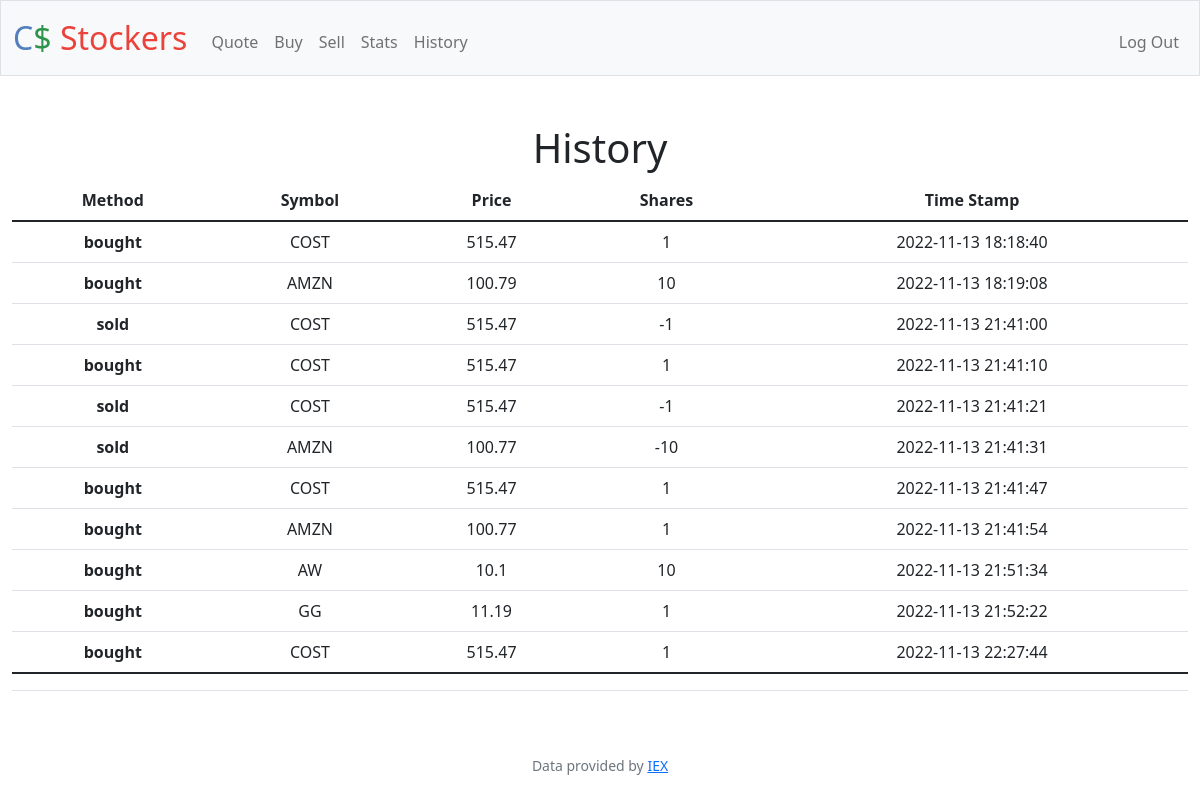
Page /history (signed in) on the committed database.
### tables this page shows
CREATE TABLE "transactions" (
	"id"	INTEGER NOT NULL,
	"user_id"	NUMERIC,
	"symbol"	TEXT,
	"shares"	INTEGER,
	"price"	REAL,
	"date"	DATETIME,
	"sum"	INTEGER,
	PRIMARY KEY("id" AUTOINCREMENT)
);

### app.py (the view)
@app.route("/history")
@login_required
def history():
    user_id = session["user_id"]
    transactions_db = db.execute("SELECT * FROM transactions WHERE user_id = ?", user_id)
    data = []
    for row in transactions_db:
        shares = int(row["shares"])
        if shares < 0:
            method = "sold"
        else:
            method = "bought"
        data.append({"method": method, "symbol": row["symbol"], "price": row["price"],
                    "shares": row["shares"], "time": row["date"]})
    return render_template("history.html", data=data)

### app.py (called while the page is built)
@app.after_request
def after_request(response):
    response.headers["Cache-Control"] = "no-cache, no-store, must-revalidate"
    response.headers["Expires"] = 0
    response.headers["Pragma"] = "no-cache"
    return response

### helpers.py (called while the page is built)
def login_required(f):
    @wraps(f)
    def decorated_function(*args, **kwargs):
        if session.get("user_id") is None:
            return redirect("/login")
        return f(*args, **kwargs)
    return decorated_function

### templates/history.html (shortened to what this page needs)
{% extends "layout.html" %}
{% block main %}
    <h1>History</h1>
    <table class="table">
        <tr>
            <th scope="col">Method</th>
            <th scope="col">Symbol</th>
            <th scope="col">Price</th>
            <th scope="col">Shares</th>
            <th scope="col">Time Stamp</th>
        </tr>
          <tbody>
            {% for data in data%}
            <tr>
                <th scope="row"> {{ data["method"] }} </th>
                <td> {{ data["symbol"] }} </td>
                <td> {{ data["price"] }} </td>
                <td>{{ data["shares"] }}</td>
                <td>{{ data["time"] }}</td>
            </tr>
            {% endfor %}
        </tbody>
        <tfoot>
            <tr>
                <td></td>
                <td></td>
                <td></td>
                <td></td>
                <td>{{ total }}</td>
            </tr>
        </tfoot>
    </table>
{% endblock %}

### templates/layout.html (shortened to what this page needs)
<!DOCTYPE html>
<html lang="en">
    <head>
        <link href="https://cdn.jsdelivr.net/npm/bootstrap@5.1.3/dist/css/bootstrap.min.css" rel="stylesheet">
        <link href="/static/styles.css" rel="stylesheet">
    </head>
    <body>
        <nav class="bg-light border navbar navbar-expand-md navbar-light">
            <div class="container-fluid">
                <a class="navbar-brand" href="/"><span class="blue">C</span><span class="green">$</span> <span class="red">Stockers</span></a>
                <div class="collapse navbar-collapse" id="navbar">
                    {% if session["user_id"] %}
                        <ul class="navbar-nav me-auto mt-2">
                            <li class="nav-item"><a class="nav-link" href="/quote">Quote</a></li>
                            <li class="nav-item"><a class="nav-link" href="/buy">Buy</a></li>
                            <li class="nav-item"><a class="nav-link" href="/sell">Sell</a></li>
                            <li class="nav-item"><a class="nav-link" href="/stats">Stats</a></li>
                            <li class="nav-item"><a class="nav-link" href="/history">History</a></li>
                        </ul>
                        <ul class="navbar-nav ms-auto mt-2">
                            <li class="nav-item"><a class="nav-link" href="/logout">Log Out</a></li>
                        </ul>
                    {% else %}
                        <ul class="navbar-nav ms-auto mt-2">
                            <li class="nav-item"><a class="nav-link" href="/register">Register</a></li>
                            <li class="nav-item"><a class="nav-link" href="/login">Log In</a></li>
                        </ul>
                    {% endif %}
                </div>
            </div>
        </nav>
        <main class="container-fluid py-5 text-center">
            {% block main %}{% endblock %}
        </main>
        <footer class="mb-5 small text-center text-muted">
            Data provided by <a href="https://iexcloud.io/">IEX</a>
        </footer>
    </body>
</html>

### static/styles.css (style rules this page uses)
nav .navbar-brand { font-size: xx-large; }
nav .navbar-brand .blue { color: #537fbe; }
nav .navbar-brand .red { color: #ea433b; }
nav .navbar-brand .green { color: #2e944b; }

### rows in the picture
transactions: method "bought", symbol "COST", price "515.47", shares "1", time "2022-11-13 18:18:40"
transactions: method "bought", symbol "AMZN", price "100.79", shares "10", time "2022-11-13 18:19:08"
transactions: method "sold", symbol "COST", price "515.47", shares "-1", time "2022-11-13 21:41:00"
transactions: method "bought", symbol "COST", price "515.47", shares "1", time "2022-11-13 21:41:10"
transactions: method "sold", symbol "COST", price "515.47", shares "-1", time "2022-11-13 21:41:21"
transactions: method "sold", symbol "AMZN", price "100.77", shares "-10", time "2022-11-13 21:41:31"
transactions: method "bought", symbol "COST", price "515.47", shares "1", time "2022-11-13 21:41:47"
transactions: method "bought", symbol "AMZN", price "100.77", shares "1", time "2022-11-13 21:41:54"
transactions: method "bought", symbol "AW", price "10.1", shares "10", time "2022-11-13 21:51:34"
transactions: method "bought", symbol "GG", price "11.19", shares "1", time "2022-11-13 21:52:22"
transactions: method "bought", symbol "COST", price "515.47", shares "1", time "2022-11-13 22:27:44"
